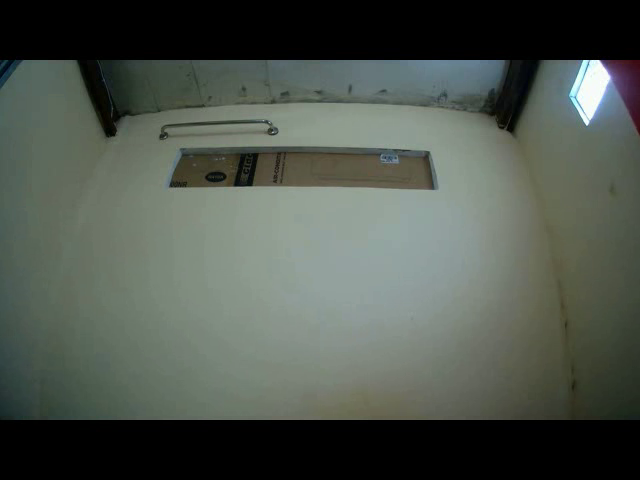
#> input picture frame 71 of coding-exercises-avairds/week5 -Mini-Projects/part2-invisible-cloak/harry.avi, 640 x 480 px, given in place of vid2.mp4, which was not available
$ python object-detection-tracking.py
#> lines starting #> are read from the running program, lines starting #| are printed output that depends on the picture; after the words box and inside, x2 and y2 are one past the last pixel; in counts of white or black regions, pixels touching at a corner belong together; pictures that were not available may be replaced by others from this repository, and a replacement may not be noted
import cv2
import numpy as np

# Get ready camera
cap = cv2.VideoCapture("vid2.mp4")

# Define 2 frames
ret, frame1 = cap.read()
#> frame1 is the input picture: shape (480, 640, 3); mean B, G, R 77, 84.9, 77.8
ret, frame2 = cap.read()

while cap.isOpened():

    # difference between 2 frames
    diff = cv2.absdiff(frame1, frame2)
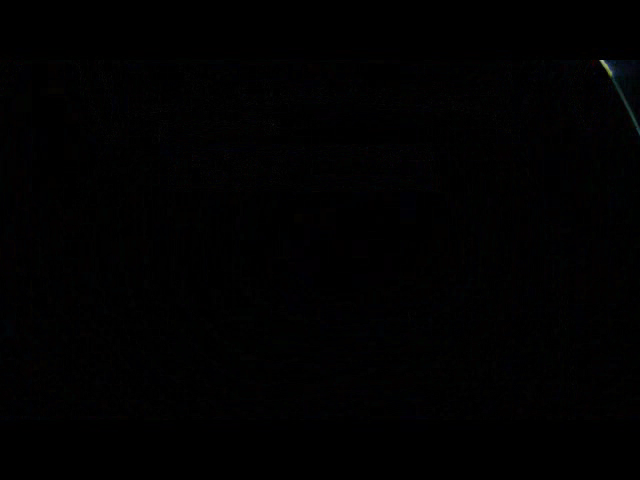
#> diff: shape (480, 640, 3); mean B, G, R 1.2, 0.9, 1

    # Covert frame from BGR to Gray
    gray = cv2.cvtColor(diff, cv2.COLOR_BGR2GRAY)

    # Blur frame using Gaussian
    blur = cv2.GaussianBlur(gray, (5,5), 0)

    # Find threshold
    _, thresh = cv2.threshold(blur, 20, 255, cv2.THRESH_BINARY)
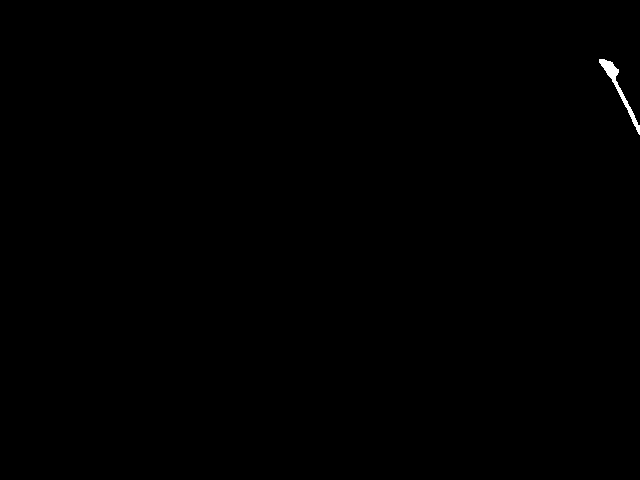
#> thresh: shape (480, 640); 0.15% white; 1 white region, box (x1, y1, x2, y2) and area: (599, 59, 640, 135) 466

    # Dilate the threshold image
    dilated = cv2.dilate(thresh, None, iterations=3)
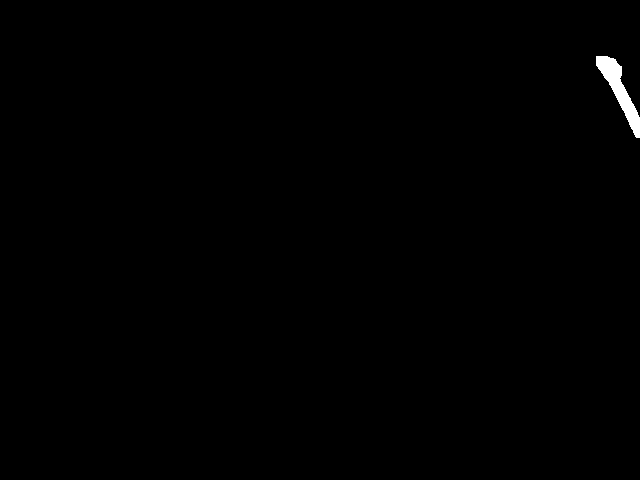
#> dilated: shape (480, 640); 0.38% white; 1 white region

    # Find Contours
    contours, _ = cv2.findContours(dilated, cv2.RETR_TREE, cv2.CHAIN_APPROX_SIMPLE)
#> contours = 1 contour; box (x1, y1, x2, y2) and area: (596, 56, 640, 138) 1078

    #cv2.drawContours(frame1, contours, -1, (0, 255, 0), 2)
    for contour in contours:
        # Find coordinates of contours
        (x, y, w, h) = cv2.boundingRect(contour)

        # if area < 1800 --> do nothing
        if cv2.contourArea(contour) < 1800:
            continue
        area = cv2.contourArea(contour)
        print(contour)

        # Draw green rectangle with coordinates
        cv2.rectangle(frame1, (x, y), (x + w, y + h), (0, 255, 0), 2)

        # Put text in frame
        cv2.putText(frame1, "Status : {}".format('Movement'), (10, 20), cv2.FONT_HERSHEY_SIMPLEX, 1,
                    (0, 0, 255), 3)
#> this loop made 1 pass
#> (x, y, w, h) on pass 1: (596, 56, 44, 82)

    # Show frame
    cv2.imshow("feed", frame1)
    frame1 = frame2
    ret, frame2 = cap.read()
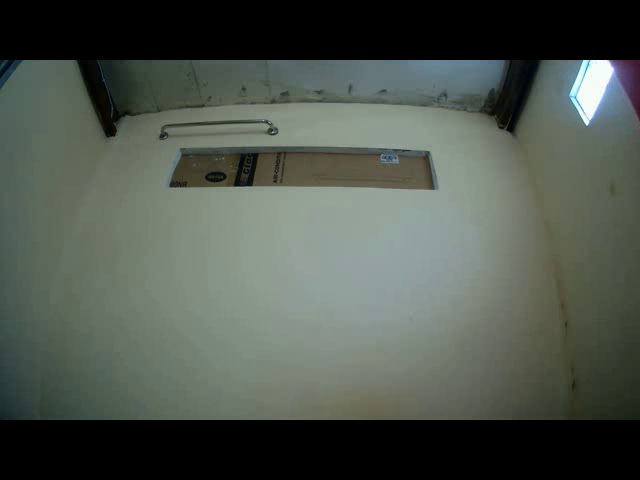
#> input picture frame 73 of coding-exercises-avairds/week5 -Mini-Projects/part2-invisible-cloak/harry.avi, 640 x 480 px, given in place of vid2.mp4, which was not available
#> frame2 is the input picture: shape (480, 640, 3); mean B, G, R 77.2, 85.2, 77.6

    if cv2.waitKey(40) == 27:
#> (key Esc is pressed here)
        break

cv2.destroyAllWindows()
cap.release()

$ run again, starting later in the video
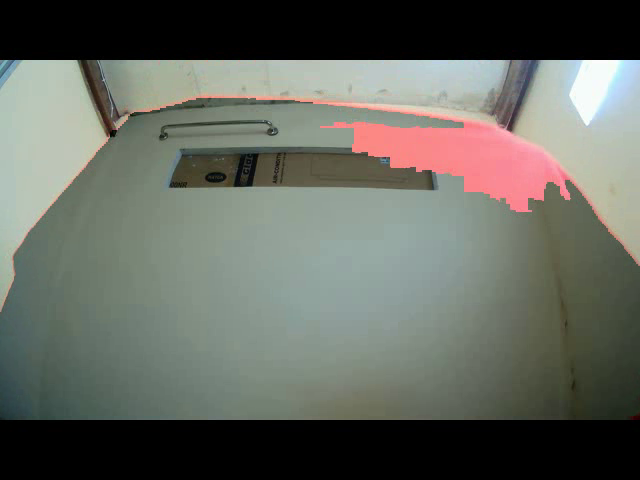
#> input picture frame 322 of coding-exercises-avairds/week5 -Mini-Projects/part2-invisible-cloak/harry.avi, 640 x 480 px, given in place of vid2.mp4, which was not available
#> frame1 is the input picture: shape (480, 640, 3); mean B, G, R 95.1, 103, 100
#> thresh: shape (480, 640); 0.05% white in thin lines or dots, all inside (x1, y1, x2, y2) = (166, 98, 570, 211)
#> `dilated = cv2.dilate(thresh, None, iterations=3)`:
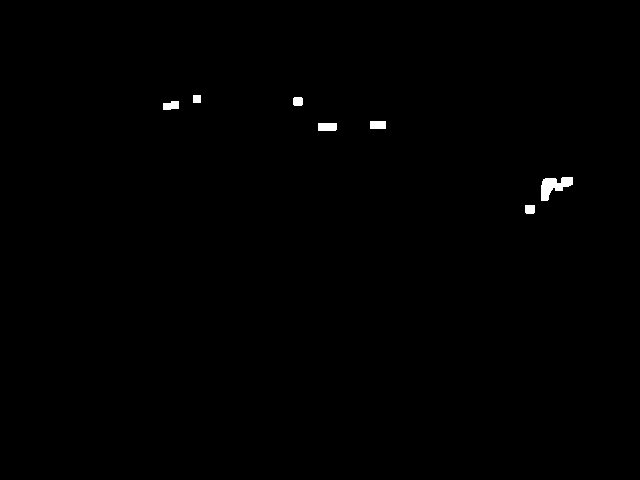
#> dilated: shape (480, 640); 0.35% white; 7 white regions
#> contours = 7 contours; box (x1, y1, x2, y2) and area: (541, 177, 573, 201) 372, (318, 123, 337, 131) 126, (370, 121, 386, 129) 105, (163, 101, 179, 110) 97, (525, 205, 535, 214) 71, (293, 97, 303, 106) 70, (193, 95, 201, 103) 49
#> the loop `for contour in contours:` made 7 passes
#> (x, y, w, h) on passes 1, 2, 3, 5, 6: (525, 205, 10, 9), (541, 177, 32, 24), (318, 123, 19, 8), (163, 101, 16, 9), (293, 97, 10, 9)
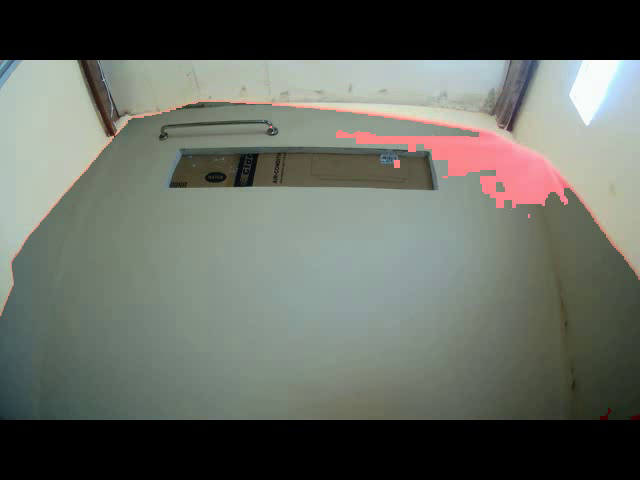
#> input picture frame 324 of coding-exercises-avairds/week5 -Mini-Projects/part2-invisible-cloak/harry.avi, 640 x 480 px, given in place of vid2.mp4, which was not available
#> frame2 is the input picture: shape (480, 640, 3); mean B, G, R 96, 104, 99.5
